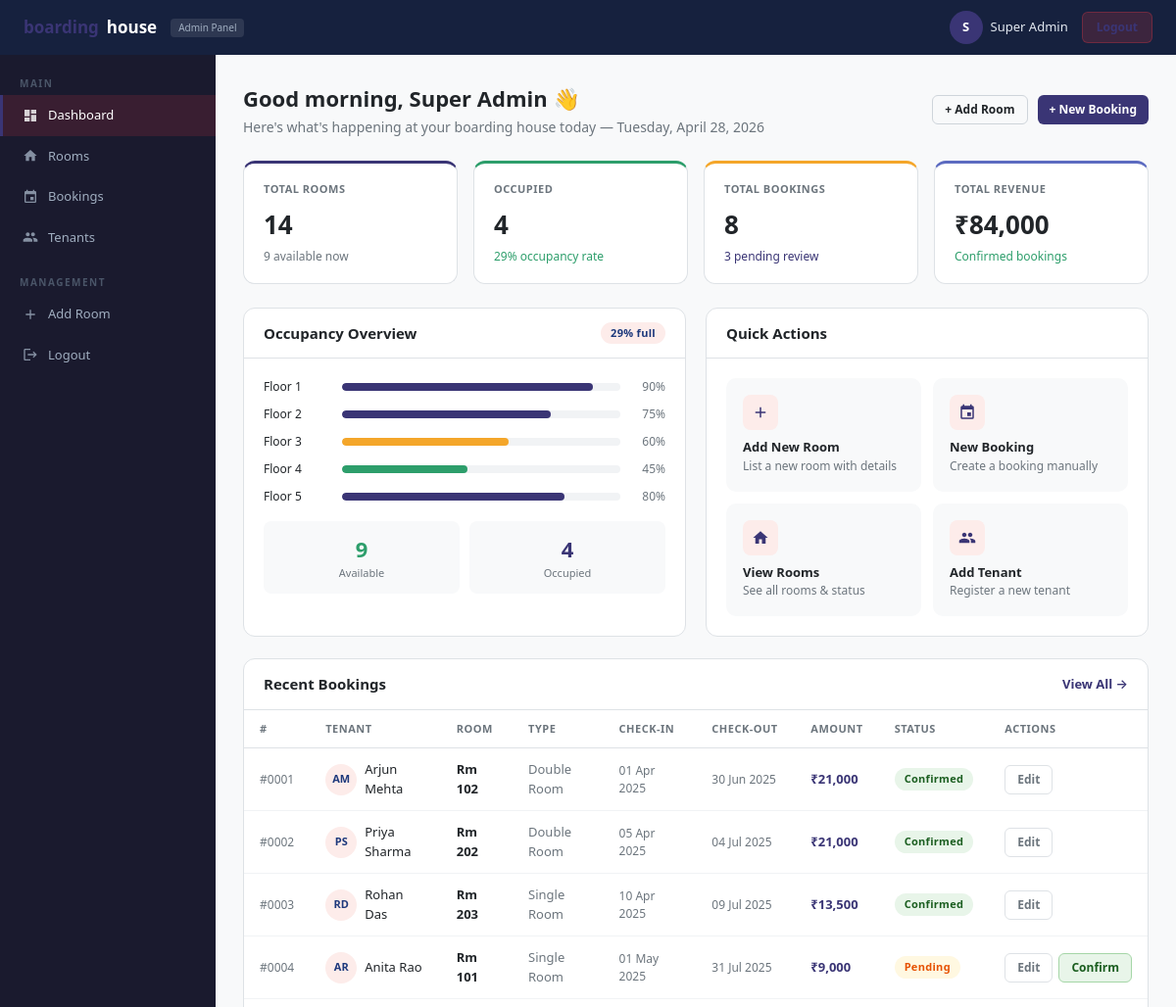
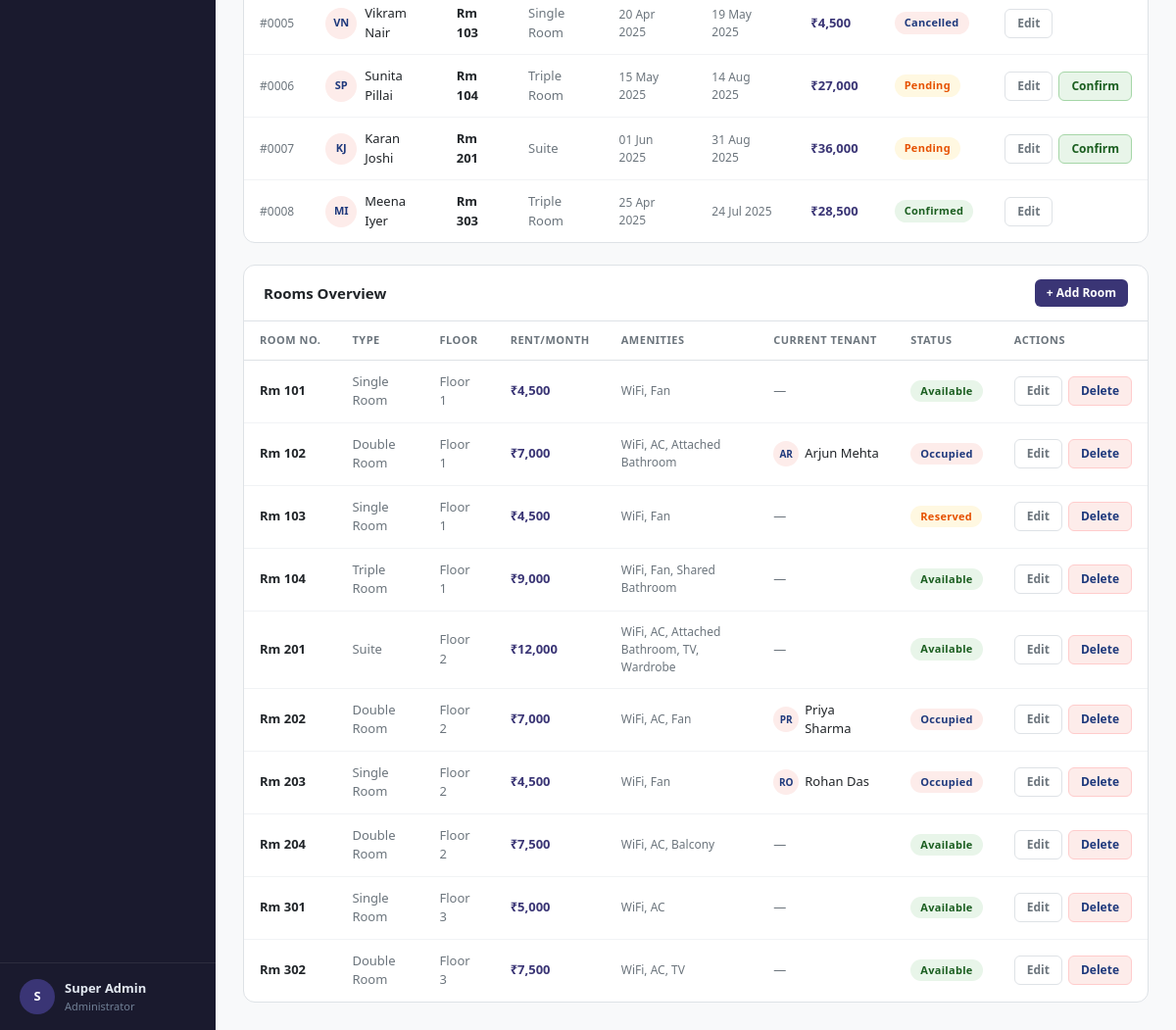
The app's page /admin_dashboard.php (signed in) with its own data (2 pictures, top to bottom).
### tables this page shows
CREATE TABLE `bookings` (
  `id`         INT(11)       NOT NULL AUTO_INCREMENT,
  `user_id`    INT(11)       NOT NULL,
  `room_id`    INT(11)       NOT NULL,
  `check_in`   DATE          NOT NULL,
  `check_out`  DATE          NOT NULL,
  `amount`     DECIMAL(10,2) NOT NULL DEFAULT 0.00,
  `status`     ENUM('pending','confirmed','cancelled')
                             NOT NULL DEFAULT 'pending',
  `notes`      TEXT          DEFAULT NULL,
  `created_at` DATETIME      NOT NULL DEFAULT CURRENT_TIMESTAMP,
  `updated_at` DATETIME      NOT NULL DEFAULT CURRENT_TIMESTAMP
                             ON UPDATE CURRENT_TIMESTAMP,
  PRIMARY KEY (`id`),
  CONSTRAINT `fk_booking_user` FOREIGN KEY (`user_id`)
    REFERENCES `users` (`id`) ON DELETE CASCADE,
  CONSTRAINT `fk_booking_room` FOREIGN KEY (`room_id`)
    REFERENCES `rooms` (`id`) ON DELETE CASCADE
);

CREATE TABLE `users` (
  `id`         INT(11)      NOT NULL AUTO_INCREMENT,
  `name`       VARCHAR(100) NOT NULL,
  `email`      VARCHAR(150) NOT NULL UNIQUE,
  `phone`      VARCHAR(20)  DEFAULT NULL,
  `password`   VARCHAR(255) NOT NULL,
  `created_at` DATETIME     NOT NULL DEFAULT CURRENT_TIMESTAMP,
  PRIMARY KEY (`id`)
);

CREATE TABLE `rooms` (
  `id`          INT(11)       NOT NULL AUTO_INCREMENT,
  `room_number` VARCHAR(20)   NOT NULL UNIQUE,
  `room_type`   VARCHAR(60)   NOT NULL,
  `floor`       INT(3)        NOT NULL DEFAULT 1,
  `capacity`    INT(3)        NOT NULL DEFAULT 1,
  `price`       DECIMAL(10,2) NOT NULL,
  `amenities`   VARCHAR(300)  DEFAULT NULL,
  `description` TEXT          DEFAULT NULL,
  `status`      ENUM('available','reserved','occupied','maintenance')
                              NOT NULL DEFAULT 'available',
  `created_at`  DATETIME      NOT NULL DEFAULT CURRENT_TIMESTAMP,
  PRIMARY KEY (`id`)
);

### admin_dashboard.php (the view, shortened to what this page needs)
<?php
require_once 'db.php';
$adminName = $_SESSION['admin_name'] ?? 'Admin';
$totalRooms   = $pdo->query("SELECT COUNT(*) FROM rooms")->fetchColumn();
$occupiedRooms= $pdo->query("SELECT COUNT(*) FROM rooms WHERE status='occupied'")->fetchColumn();
$availRooms   = $pdo->query("SELECT COUNT(*) FROM rooms WHERE status='available'")->fetchColumn();
$totalBookings= $pdo->query("SELECT COUNT(*) FROM bookings")->fetchColumn();
$pendingBk    = $pdo->query("SELECT COUNT(*) FROM bookings WHERE status='pending'")->fetchColumn();
$revenue      = $pdo->query("SELECT SUM(amount) FROM bookings WHERE status='confirmed'")->fetchColumn() ?? 0;
$recentBookings = $pdo->query("
  SELECT b.*, u.name as tenant_name, r.room_number, r.room_type
  FROM bookings b
  JOIN users u ON b.user_id = u.id
  JOIN rooms r ON b.room_id = r.id
  ORDER BY b.created_at DESC LIMIT 8
")->fetchAll();
$rooms = $pdo->query("
  SELECT r.*, u.name as tenant_name
  FROM rooms r
  LEFT JOIN bookings b ON b.room_id = r.id AND b.status = 'confirmed'
  LEFT JOIN users u ON b.user_id = u.id
  ORDER BY r.room_number LIMIT 10
")->fetchAll();
$hour = (int)date('H');
$greet = $hour < 12 ? 'Good morning' : ($hour < 18 ? 'Good afternoon' : 'Good evening');
$occupancy = $totalRooms > 0 ? round(($occupiedRooms / $totalRooms) * 100) : 0;
?>
<!DOCTYPE html>
<html lang="en">
<head>
<link rel="stylesheet" href="style.css">
</head>
<body>
<div class="admin-wrapper">
<header class="topbar">
  <div class="topbar-logo">
    <span class="topbar-logo-red">boarding</span>house
    <span class="topbar-badge">Admin Panel</span>
  </div>
  <div class="topbar-right">
    <div class="topbar-user">
      <div class="topbar-avatar"><?= strtoupper(substr($adminName,0,1)) ?></div>
      <span><?= htmlspecialchars($adminName) ?></span>
    </div>
    <a href="logout.php" class="topbar-logout">Logout</a>
  </div>
</header>
<aside class="sidebar">
  <nav class="sidebar-nav">
    <div class="nav-section-label">Main</div>
    <a href="admin_dashboard.php" class="nav-item active">
      <svg viewBox="0 0 24 24"><path d="M3 13h8V3H3v10zm0 8h8v-6H3v6zm10 0h8V11h-8v10zm0-18v6h8V3h-8z"/></svg>
      Dashboard
    </a>
    <a href="add_room.php" class="nav-item">
      <svg viewBox="0 0 24 24"><path d="M10 20v-6h4v6h5v-8h3L12 3 2 12h3v8z"/></svg>
      Rooms
    </a>
    <a href="admin_dashboard.php?tab=bookings" class="nav-item">
      <svg viewBox="0 0 24 24"><path d="M17 12h-5v5h5v-5zM16 1v2H8V1H6v2H5a2 2 0 0 0-2 2v14a2 2 0 0 0 2 2h14a2 2 0 0 0 2-2V5a2 2 0 0 0-2-2h-1V1h-2zm3 18H5V8h14v11z"/></svg>
      Bookings
    </a>
    <a href="admin_dashboard.php?tab=tenants" class="nav-item">
      Tenants
    </a>
    <div class="nav-section-label" style="margin-top:8px;">Management</div>
    <a href="add_room.php" class="nav-item">
      <svg viewBox="0 0 24 24"><path d="M19 13h-6v6h-2v-6H5v-2h6V5h2v6h6v2z"/></svg>
      Add Room
    </a>
    <a href="admin_login.php" class="nav-item" style="margin-top:auto;">
      <svg viewBox="0 0 24 24"><path d="M17 7l-1.41 1.41L18.17 11H8v2h10.17l-2.58 2.58L17 17l5-5zM4 5h8V3H4c-1.1 0-2 .9-2 2v14c0 1.1.9 2 2 2h8v-2H4V5z"/></svg>
      Logout
    </a>
  </nav>
  <div class="sidebar-bottom">
    <div class="sidebar-user-card">
      <div class="topbar-avatar" style="width:36px;height:36px;"><?= strtoupper(substr($adminName,0,1)) ?></div>
      <div>
        <div class="sidebar-user-name"><?= htmlspecialchars($adminName) ?></div>
        <div class="sidebar-user-role">Administrator</div>
      </div>
    </div>
  </div>
</aside>
<main class="main-content">
  <div class="page-header-row">
    <div>
      <div class="page-title"><?= $greet ?>, <?= htmlspecialchars($adminName) ?> 👋</div>
      <div class="page-subtitle">Here's what's happening at your boarding house today — <?= date('l, F j, Y') ?></div>
    </div>
    <div style="display:flex;gap:10px;">
      <a href="add_room.php" class="btn btn-outline btn-sm">+ Add Room</a>
      <a href="book.php" class="btn btn-primary btn-sm">+ New Booking</a>
    </div>
  </div>
  <div class="stat-grid">
    <div class="stat-card" style="border-top-color:var(--red)">
      <div class="stat-label">Total Rooms</div>
      <div class="stat-value"><?= $totalRooms ?></div>
      <div class="stat-sub"><?= $availRooms ?> available now</div>
    </div>
    <div class="stat-card" style="border-top-color:var(--green)">
      <div class="stat-label">Occupied</div>
      <div class="stat-value"><?= $occupiedRooms ?></div>
      <div class="stat-sub stat-up"><?= $occupancy ?>% occupancy rate</div>
    </div>
    <div class="stat-card" style="border-top-color:var(--amber)">
      <div class="stat-label">Total Bookings</div>
      <div class="stat-value"><?= $totalBookings ?></div>
      <div class="stat-sub stat-down"><?= $pendingBk ?> pending review</div>
    </div>
    <div class="stat-card" style="border-top-color:#5c6bc0">
      <div class="stat-label">Total Revenue</div>
      <div class="stat-value">₹<?= number_format($revenue) ?></div>
      <div class="stat-sub stat-up">Confirmed bookings</div>
    </div>
  </div>
  <div class="grid-2" style="margin-bottom:22px;">
    <div class="card">
      <div class="card-header">
        <div class="card-title">Occupancy Overview</div>
        <span class="pill <?= $occupancy >= 75 ? 'pill-success' : ($occupancy >= 50 ? 'pill-warning' : 'pill-danger') ?>"><?= $occupancy ?>% full</span>
      </div>
      <div class="card-body">
        <?php
        $floors = ['Floor 1'=>90,'Floor 2'=>75,'Floor 3'=>60,'Floor 4'=>45,'Floor 5'=>80];
        foreach($floors as $f=>$p): $c = $p>=75?'var(--red)':($p>=50?'var(--amber)':'var(--green)'); ?>
        <div class="occ-row">
          <div class="occ-label"><?= $f ?></div>
          <div class="occ-bg"><div class="occ-fill" style="width:<?= $p ?>%;background:<?= $c ?>"></div></div>
          <div class="occ-pct"><?= $p ?>%</div>
        </div>
        <?php endforeach; ?>
        <div style="display:grid;grid-template-columns:1fr 1fr;gap:10px;margin-top:16px;">
          <div style="background:var(--offwhite);border-radius:8px;padding:12px;text-align:center;">
            <div style="font-size:22px;font-weight:800;color:var(--green)"><?= $availRooms ?></div>
            <div style="font-size:11px;color:var(--muted);">Available</div>
          </div>
          <div style="background:var(--offwhite);border-radius:8px;padding:12px;text-align:center;">
            <div style="font-size:22px;font-weight:800;color:var(--red)"><?= $occupiedRooms ?></div>
            <div style="font-size:11px;color:var(--muted);">Occupied</div>
          </div>
        </div>
      </div>
    </div>
    <div class="card">
      <div class="card-header"><div class="card-title">Quick Actions</div></div>
      <div class="card-body" style="display:grid;grid-template-columns:1fr 1fr;gap:12px;">
        <?php
        $actions = [
          ['add_room.php','M19 13h-6v6h-2v-6H5v-2h6V5h2v6h6v2z','Add New Room','List a new room with details'],
          ['book.php','M17 12h-5v5h5v-5zM16 1v2H8V1H6v2H5a2 2 0 0 0-2 2v14a2 2 0 0 0 2 2h14a2 2 0 0 0 2-2V5a2 2 0 0 0-2-2h-1V1h-2zm3 18H5V8h14v11z','New Booking','Create a booking manually'],
          ['rooms.php','M10 20v-6h4v6h5v-8h3L12 3 2 12h3v8z','View Rooms','See all rooms & status'],
          ['register.php','M16 11c1.66 0 2.99-1.34 2.99-3S17.66 5 16 5c-1.66 0-3 1.34-3 3s1.34 3 3 3zm-8 0c1.66 0 2.99-1.34 2.99-3S9.66 5 8 5C6.34 5 5 6.34 5 8s1.34 3 3 3zm0 2c-2.33 0-7 1.17-7 3.5V19h14v-2.5c0-2.33-4.67-3.5-7-3.5zm8 0c-.29 0-.62.02-.97.05 1.16.84 1.97 1.97 1.97 3.45V19h6v-2.5c0-2.33-4.67-3.5-7-3.5z','Add Tenant','Register a new tenant'],
        ];
        foreach($actions as $a): ?>
        <a href="<?= $a[0] ?>" style="background:var(--offwhite);border-radius:10px;padding:16px;text-decoration:none;display:flex;flex-direction:column;align-items:flex-start;gap:8px;border:1.5px solid transparent;transition:all .2s;" onmouseover="this.style.borderColor='var(--red)';this.style.background='#fff'" onmouseout="this.style.borderColor='transparent';this.style.background='var(--offwhite)'">
          <div style="width:36px;height:36px;background:var(--red-light);border-radius:8px;display:flex;align-items:center;justify-content:center;">
            <svg width="18" height="18" viewBox="0 0 24 24" fill="var(--red)"><path d="<?= $a[1] ?>"/></svg>
          </div>
          <div>
            <div style="font-size:13px;font-weight:700;color:var(--text)"><?= $a[2] ?></div>
            <div style="font-size:12px;color:var(--muted)"><?= $a[3] ?></div>
          </div>
        </a>
        <?php endforeach; ?>
      </div>
    </div>
  </div>
  <div class="card" style="margin-bottom:22px;">
    <div class="card-header">
      <div class="card-title">Recent Bookings</div>
      <a href="my_bookings.php" style="font-size:13px;color:var(--red);font-weight:600;">View All →</a>
    </div>
    <div class="table-wrap">
      <table class="data-table">
        <thead>
          <tr>
            <th>#</th><th>Tenant</th><th>Room</th><th>Type</th><th>Check-in</th><th>Check-out</th><th>Amount</th><th>Status</th><th>Actions</th>
          </tr>
        </thead>
        <tbody>
          <?php if(empty($recentBookings)): ?>
          <tr><td colspan="9" style="text-align:center;color:var(--muted);padding:30px;">No bookings yet. <a href="book.php" style="color:var(--red)">Create the first one</a></td></tr>
          <?php else: foreach($recentBookings as $i=>$b):
            $statusClass = $b['status'] === 'confirmed' ? 'pill-success' : ($b['status'] === 'pending' ? 'pill-warning' : 'pill-danger');
            $initials = implode('', array_map(fn($w)=>$w[0], explode(' ', $b['tenant_name'])));
          ?>
          <tr>
            <td style="color:var(--muted);font-size:12px;">#<?= str_pad($b['id'],4,'0',STR_PAD_LEFT) ?></td>
            <td>
              <div style="display:flex;align-items:center;gap:8px;">
                <div class="avatar"><?= strtoupper(substr($initials,0,2)) ?></div>
                <?= htmlspecialchars($b['tenant_name']) ?>
              </div>
            </td>
            <td style="font-weight:600;">Rm <?= htmlspecialchars($b['room_number']) ?></td>
            <td style="color:var(--muted);"><?= htmlspecialchars($b['room_type']) ?></td>
            <td style="color:var(--muted);font-size:12px;"><?= date('d M Y', strtotime($b['check_in'])) ?></td>
            <td style="color:var(--muted);font-size:12px;"><?= date('d M Y', strtotime($b['check_out'])) ?></td>
            <td style="font-weight:700;color:var(--red);">₹<?= number_format($b['amount']) ?></td>
            <td><span class="pill <?= $statusClass ?>"><?= ucfirst($b['status']) ?></span></td>
            <td>
              <div style="display:flex;gap:6px;">
                <a href="update_booking.php?id=<?= $b['id'] ?>" class="btn btn-ghost btn-sm">Edit</a>
                <?php if($b['status']==='pending'): ?>
                <a href="update_booking.php?id=<?= $b['id'] ?>&action=confirm" class="btn btn-sm" style="background:var(--green-light);color:#1b5e20;border:1px solid #a5d6a7;">Confirm</a>
                <?php endif; ?>
              </div>
            </td>
          </tr>
          <?php endforeach; endif; ?>
        </tbody>
      </table>
    </div>
  </div>
  <div class="card">
    <div class="card-header">
      <div class="card-title">Rooms Overview</div>
      <a href="add_room.php" class="btn btn-primary btn-sm">+ Add Room</a>
    </div>
    <div class="table-wrap">
      <table class="data-table">
        <thead><tr><th>Room No.</th><th>Type</th><th>Floor</th><th>Rent/Month</th><th>Amenities</th><th>Current Tenant</th><th>Status</th><th>Actions</th></tr></thead>
        <tbody>
          <?php if(empty($rooms)): ?>
          <tr><td colspan="8" style="text-align:center;color:var(--muted);padding:30px;">No rooms added yet. <a href="add_room.php" style="color:var(--red)">Add your first room</a></td></tr>
          <?php else: foreach($rooms as $r):
            $sc = $r['status']==='available' ? 'pill-success' : ($r['status']==='occupied' ? 'pill-danger' : 'pill-warning');
          ?>
          <tr>
            <td style="font-weight:700;">Rm <?= htmlspecialchars($r['room_number']) ?></td>
            <td style="color:var(--muted);"><?= htmlspecialchars($r['room_type']) ?></td>
            <td style="color:var(--muted);">Floor <?= htmlspecialchars($r['floor'] ?? 1) ?></td>
            <td style="font-weight:700;color:var(--red);">₹<?= number_format($r['price']) ?></td>
            <td style="font-size:12px;color:var(--muted);"><?= htmlspecialchars($r['amenities'] ?? '—') ?></td>
            <td><?= $r['tenant_name'] ? '<div style="display:flex;align-items:center;gap:6px;"><div class="avatar" style="width:26px;height:26px;font-size:10px;">'.strtoupper(substr($r['tenant_name'],0,2)).'</div>'.htmlspecialchars($r['tenant_name']).'</div>' : '<span style="color:var(--muted);">—</span>' ?></td>
            <td><span class="pill <?= $sc ?>"><?= ucfirst($r['status']) ?></span></td>
            <td>
              <div style="display:flex;gap:6px;">
                <a href="edit_room.php?id=<?= $r['id'] ?>" class="btn btn-ghost btn-sm">Edit</a>
                <a href="delete_room.php?id=<?= $r['id'] ?>" class="btn btn-danger btn-sm" onclick="return confirm('Delete this room?')">Delete</a>
              </div>
            </td>
          </tr>
          <?php endforeach; endif; ?>
        </tbody>
      </table>
    </div>
  </div>
</main>
</div>
</body>
</html>

### records on screen
bookings: id "0001", user.name "AM", user.name "Arjun Mehta", room.room_number "102", room.room_type "Double Room", check_in "01 Apr 2025", check_out "30 Jun 2025", amount "21,000", status "Confirmed"
bookings: id "0002", user.name "PS", user.name "Priya Sharma", room.room_number "202", room.room_type "Double Room", check_in "05 Apr 2025", check_out "04 Jul 2025", amount "21,000", status "Confirmed"
bookings: id "0003", user.name "RD", user.name "Rohan Das", room.room_number "203", room.room_type "Single Room", check_in "10 Apr 2025", check_out "09 Jul 2025", amount "13,500", status "Confirmed"
bookings: id "0004", user.name "AR", user.name "Anita Rao", room.room_number "101", room.room_type "Single Room", check_in "01 May 2025", check_out "31 Jul 2025", amount "9,000", status "Pending"
bookings: id "0005", user.name "VN", user.name "Vikram Nair", room.room_number "103", room.room_type "Single Room", check_in "20 Apr 2025", check_out "19 May 2025", amount "4,500", status "Cancelled"
bookings: id "0006", user.name "SP", user.name "Sunita Pillai", room.room_number "104", room.room_type "Triple Room", check_in "15 May 2025", check_out "14 Aug 2025", amount "27,000", status "Pending"
bookings: id "0007", user.name "KJ", user.name "Karan Joshi", room.room_number "201", room.room_type "Suite", check_in "01 Jun 2025", check_out "31 Aug 2025", amount "36,000", status "Pending"
bookings: id "0008", user.name "MI", user.name "Meena Iyer", room.room_number "303", room.room_type "Triple Room", check_in "25 Apr 2025", check_out "24 Jul 2025", amount "28,500", status "Confirmed"
rooms: room_number "101", room_type "Single Room", floor "1", price "4,500", amenities "WiFi, Fan", status "Available"
rooms: room_number "102", room_type "Double Room", floor "1", price "7,000", amenities "WiFi, AC, Attached Bathroom", users.name "AR", users.name "Arjun Mehta", status "Occupied"
rooms: room_number "103", room_type "Single Room", floor "1", price "4,500", amenities "WiFi, Fan", status "Reserved"
rooms: room_number "104", room_type "Triple Room", floor "1", price "9,000", amenities "WiFi, Fan, Shared Bathroom", status "Available"
rooms: room_number "201", room_type "Suite", floor "2", price "12,000", amenities "WiFi, AC, Attached Bathroom, TV, Wardrobe", status "Available"
rooms: room_number "202", room_type "Double Room", floor "2", price "7,000", amenities "WiFi, AC, Fan", users.name "PR", users.name "Priya Sharma", status "Occupied"
rooms: room_number "203", room_type "Single Room", floor "2", price "4,500", amenities "WiFi, Fan", users.name "RO", users.name "Rohan Das", status "Occupied"
rooms: room_number "204", room_type "Double Room", floor "2", price "7,500", amenities "WiFi, AC, Balcony", status "Available"
rooms: room_number "301", room_type "Single Room", floor "3", price "5,000", amenities "WiFi, AC", status "Available"
rooms: room_number "302", room_type "Double Room", floor "3", price "7,500", amenities "WiFi, AC, TV", status "Available"

### other values on screen
substr($adminName,0,1) "S"
$adminName "Super Admin"
$totalRooms "14"
$availRooms "9"
$occupiedRooms "4"
$occupancy "29"
$totalBookings "8"
$pendingBk "3"
$revenue "84,000"
$f "Floor 1"
$p "90"
$f "Floor 2"
$p "75"
$f "Floor 3"
$p "60"
